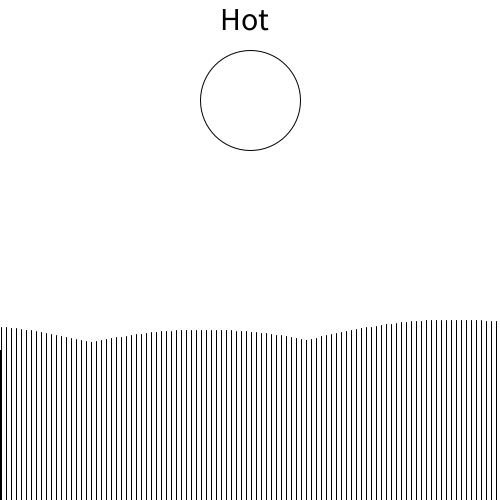
Frame 1 (no input)
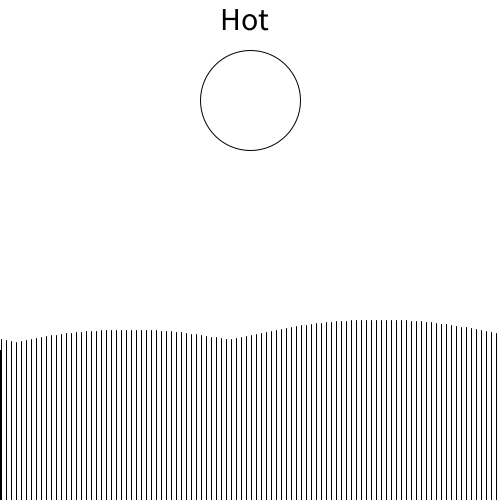
Frame 60 (the mouse pressed at the canvas centre just before this capture)
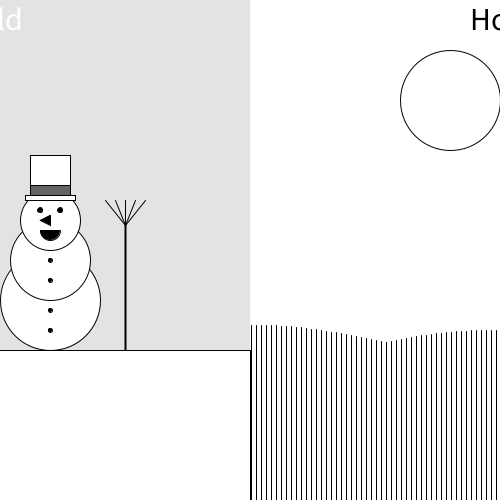
Frame 120 (the mouse held since frame 60 and released just before this capture)

The Processing sketch that drew these frames (run headless with seeded random() and noise(); from frame 60 on, the mouse is pressed at the canvas centre):

// Processing sketch: processing_167697
// ── processing_167697.pde

String w ="Cold";
String s ="Hot";

void setup(){
  size(500,500);
}
void draw(){
  background(20);
    noStroke();
    //Winter
    fill(#E3E3E3);
    rect(mouseX-504,0,600,800);
    //Sommer
    fill(255);
    rect(mouseX,0,500,800);
  stroke(1);
  fill(255);
  //Winter
  if(mouseX >=0 && mouseX <= 450){
    //Schneemann
    ellipse(mouseX-200,300,100,100);
    ellipse(mouseX-200,260,80,80);
    ellipse(mouseX-200,220,60,60);
    
    //Gesicht
    fill(0);
    ellipse(mouseX-210,210,5,5);
    ellipse(mouseX-190,210,5,5);
    triangle(mouseX-200,225,mouseX-200,215,mouseX-210,220);
    arc(mouseX-200, 230, 20, 20, 0, PI);
    
    //Knöpfe
    ellipse(mouseX-200,260,4,4);
    ellipse(mouseX-200,280,4,4);
    
    ellipse(mouseX-200,310,4,4);
    ellipse(mouseX-200,330,4,4);
    
    //Hut
    fill(255);
    rect(mouseX-225,190+5,50,5);
    fill(100);
    rect(mouseX-220,180+5,40,10);
    fill(255);
    rect(mouseX-220,150+5,40,30);
    
    //Rechen
    strokeWeight(2);
    line(mouseX-125,225,mouseX-125,350);
    strokeWeight(1);
    line(mouseX-105,200,mouseX-125,225);
    line(mouseX-115,200,mouseX-125,225);
    line(mouseX-125,200,mouseX-125,225);
    line(mouseX-145,200,mouseX-125,225);
    line(mouseX-135,200,mouseX-125,225);
    
    //Boden
    rect(mouseX-500,350,500,200);
  }
  else if(mouseX >= 450){
    //Schneemann
    ellipse(250,300,100,100);
    ellipse(250,260,80,80);
    ellipse(250,220,60,60); 
    
    //Gesicht
    fill(0);
    ellipse(260,210,5,5);
    ellipse(240,210,5,5);
    triangle(250,225,250,215,240,220);
    arc(250, 230, 20, 20, 0, PI);
    
    //Knöpfe
    ellipse(250,260,4,4);
    ellipse(250,280,4,4);
    
    ellipse(250,310,4,4);
    ellipse(250,330,4,4);
    
    //Hut
    fill(255);
    rect(225,190+5,50,5);
    fill(100);
    rect(230,180+5,40,10);
    fill(255);
    rect(230,150+5,40,30);
    
    // Rechen
    strokeWeight(2);
    line(325,225,325,350);
    strokeWeight(1);
    line(345,200,325,225);
    line(325,200,325,225);
    line(335,200,325,225);
    line(315,200,325,225);
    line(305,200,325,225);
    
    //Boden
    rect(0,350,mouseX,200);
    
  }
  textSize(32);
  text(w,mouseX-290,30);
  
  //Sommer
  fill(#FFFFFF);
  //Wasser
  if(mouseX <= 500 && mouseX >= 60){
    ellipse(mouseX+200,100,100,100);
//if(frameCount%10==0){
    float a = random(50);
    float inc = TWO_PI/15.0;
    for(int e = 350; e<=500;e+=5){
      for (int i = 1; i < 500; i=i+5) {
        line(mouseX+i, e,mouseX+i, e+sin(a)*30.0);
        a = a + inc/10;
      }
    }
//  }
}
  //Wasser
  else if(mouseX <= 250){
    ellipse(250,100,100,100);
    float a = random(50);
    float inc = TWO_PI/15.0;
    for(int e = 350; e<=500;e+=5){
      for (int i = 1; i < 500; i=i+5) {
        line(mouseX+i, e,mouseX+i, e+sin(a)*30.0);
        a = a + inc/10;
      }
    }
  }
  textSize(32);
  fill(0);
  text(s,mouseX+220,30);
  //Schnee
/*    
  stroke(0);
  for( int e = 0 ; e <= 500; e +=50){
        for(int i = 0; i<= 400; i+= 50){
          ellipse(mouseX- 1000 + e +i,50+i,2,2);
        }
     }
*/
}
